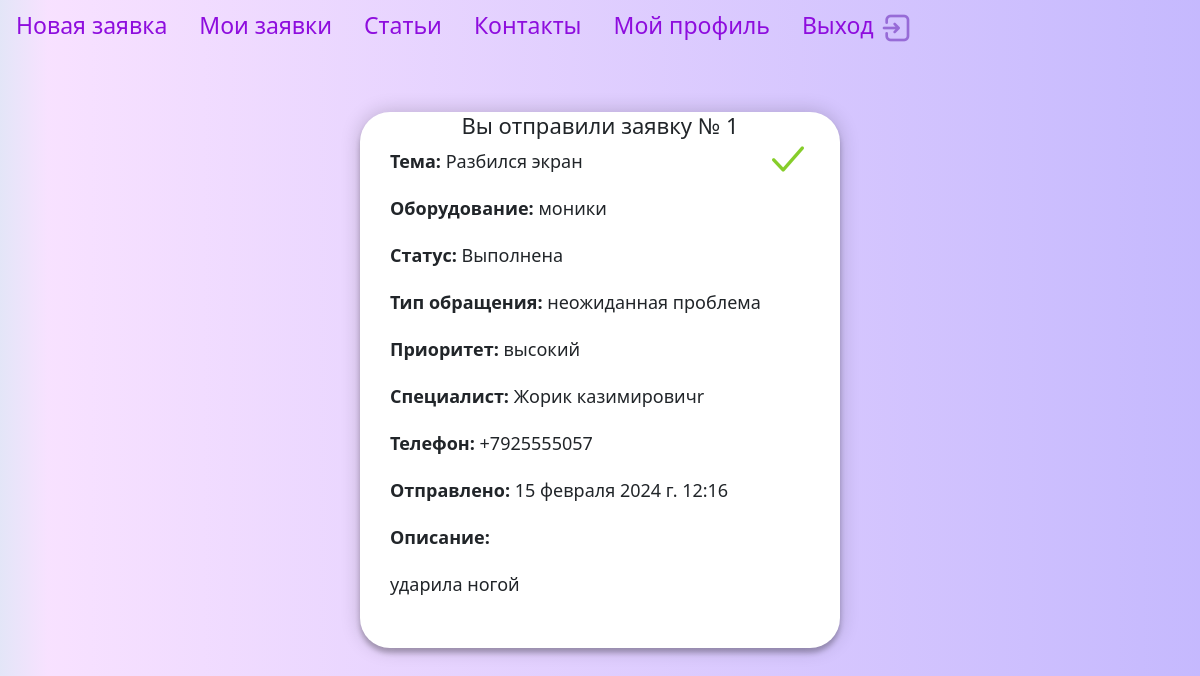
/helpdesk/wait_accept_detail/1/ (signed in), run on an earlier commit of the app's database.
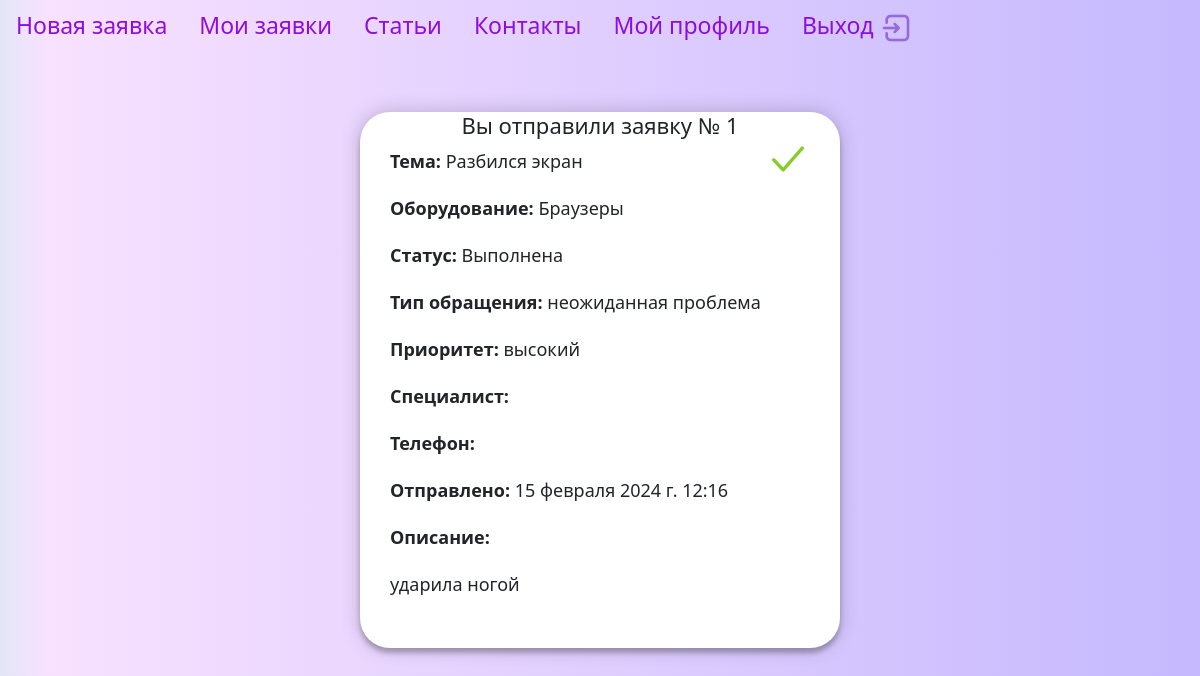
And on a later commit of the database.
### helpdesk/models.py (models this page shows, shortened)
class Ticket(models.Model):
    STATUS_CHOICES = (
        ('активная', 'Активная',),
        ('в процессе', 'В процессе',),
        ('выполнено', 'Выполнено',),)
    TYPE_CHOICES = (
        ('неожиданная проблема', 'Неожиданная проблема',),
        ('повторное обращение', 'Повторное обращение',),
        ('консультация', 'Kонсультация',),)
    PRIORITY_CHOICES = (
        ('низкий', 'Низкий',),
        ('средний', 'Средний',),
        ('высокий', 'Высокий',),)
    title = models.CharField(max_length=50, verbose_name="Тема")
    equipment = models.ForeignKey('Equipment', on_delete=models.PROTECT, related_name='equipment', default='монитор',
                                  verbose_name="оборудование")
    status = models.CharField(max_length=20, choices=STATUS_CHOICES, default='активная', verbose_name="статус")
    description = models.TextField(blank=True, verbose_name="описание")
    type = models.CharField(max_length=40, choices=TYPE_CHOICES, default='неожиданная проблема',
                            verbose_name="Тип обращения")
    priority = models.CharField(max_length=40, choices=PRIORITY_CHOICES, default='cредний', verbose_name="Приоритет")
    opened_date = models.DateTimeField(auto_now_add=True, verbose_name="открыто")
    closed_date = models.DateTimeField(blank=True, null=True, verbose_name="выполнено")
    user = models.ForeignKey(get_user_model(), on_delete=models.SET_NULL, related_name='ticket', null=True,
                             default=None)
    empl = models.ForeignKey(User, on_delete=models.SET_NULL, related_name='empl', null=True, blank=True)
    class Meta:
        verbose_name = "заявку"
        verbose_name_plural = "заявки"

class Equipment(models.Model):
    name_equipment = models.CharField(max_length=60, verbose_name="оборудование")
    class Meta:
        verbose_name = "Оборудование/ПО"
        verbose_name_plural = "Оборудование"
    def __str__(self):
        return self.name_equipment

### users/models.py (models this page shows)
class User(AbstractUser):
    role = models.ForeignKey(Role, on_delete=models.CASCADE, related_name='users', blank=True, null=True,
                             verbose_name='роль')
    patronymic = models.CharField(max_length=60, blank=True, null=True, verbose_name='отчество')
    post = models.ForeignKey('Post', on_delete=models.PROTECT, blank=True, null=True, related_name='posts',
                             verbose_name="должность")
    cabinet = models.IntegerField(null=True, blank=True, verbose_name="кабинет")
    number_phone = models.CharField(max_length=20, blank=True, null=True, verbose_name='номер телефона')
    adress = models.ForeignKey('Adresses', on_delete=models.PROTECT, blank=True, null=True, related_name='adresses',
                               verbose_name="адрес")
    image = models.ImageField(upload_to="photos/%Y/%m/%d/", default=None, blank=True, null=True, verbose_name="фото")

### helpdesk/views.py (the view)
# urls.py: path('wait_accept_detail/<int:ticket_id>/', views.MyTicketWaitAcceptDetail.as_view(), name='wait_accept_detail'),
class MyTicketWaitAcceptDetail(LoginRequiredMixin, View):
    template_name = 'helpdesk/wait_accept_detail.html'
    def get(self, request, ticket_id, *args, **kwargs):
        ticket = get_object_or_404(Ticket, id=ticket_id)
        return render(request, self.template_name, {'ticket': ticket})

### helpdesk/templates/helpdesk/wait_accept_detail.html (shortened to what this page needs)
{% extends 'base.html' %}
{% load static %}
{% block content %}
<div class="form-my-ticket">
           <form method="post" action="">
                        <button class="close-button-detail" type="submit">
                      <i> <img src="{% static 'helpdesk/images/galochka.png' %}" alt="Закрыть заявку" border="0" /></i>
                        </button>
                    </form>
    <h2>Вы отправили заявку № {{ ticket.id }}</h2>
    <p><strong>Тема: </strong>{{ ticket.title }}</p>
    <p><strong>Оборудование:</strong> {{ ticket.equipment }}</p>
    <p><strong>Статус:</strong> {{ ticket.status }}</p>
    <p><strong>Тип обращения:</strong> {{ ticket.type }}</p>
    <p><strong>Приоритет:</strong> {{ ticket.priority }}</p>
    <p><strong>Специалист:</strong> {{ ticket.empl.first_name }} {{ ticket.empl.last_name }}</p>
    <p><strong>Телефон:</strong> {{ ticket.empl.number_phone }}</p>
    <p><strong>Отправлено:</strong> {{ ticket.opened_date }}</p>
    <p><strong>Описание:</strong></p> <p class="description-details">{{ ticket.description }}</p>
</div>
{% endblock %}

What changed in the data, as far as the page shows it:
changed Ticket "Разбился экран": equipment "моники" → "Браузеры"; empl.first_name "Жорик" → (not shown); empl.last_name "казимировичr" → (not shown); empl.number_phone "+7925555057" → (not shown)
